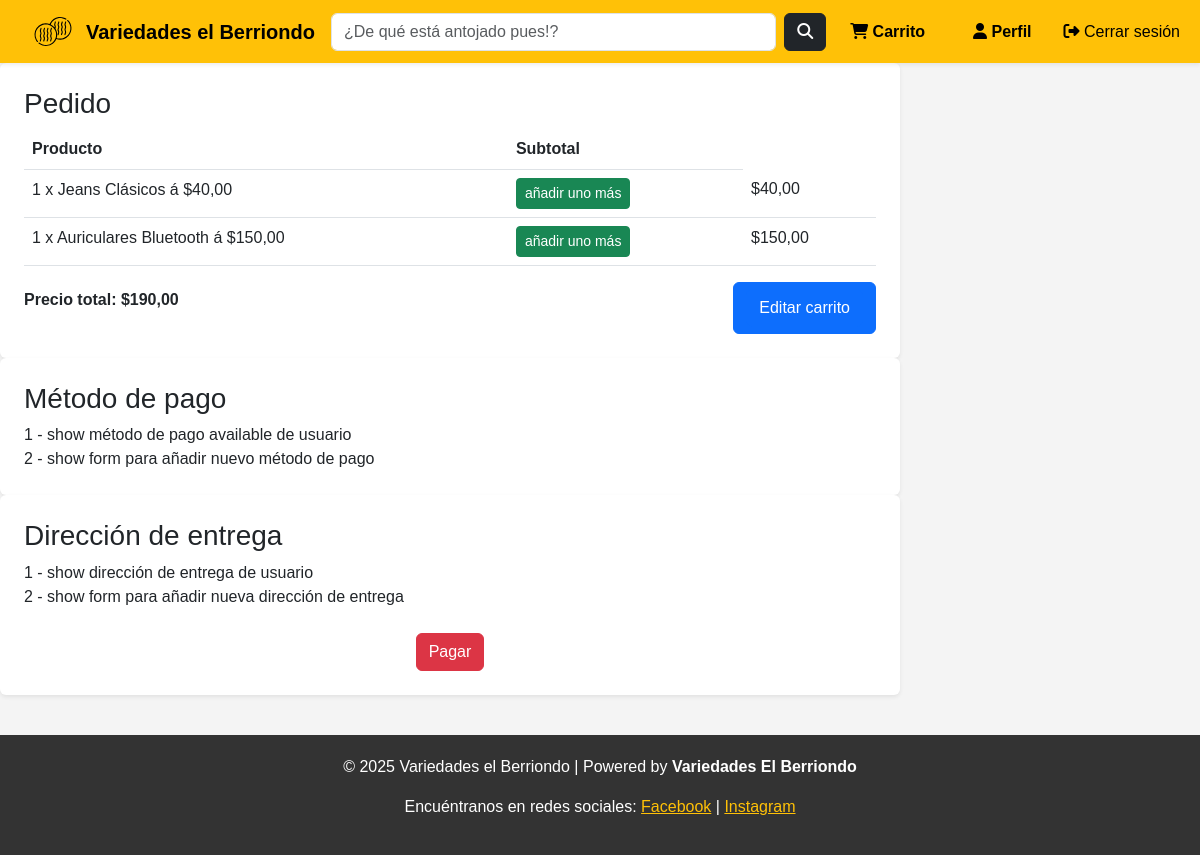
Screenshot of /checkout/ (signed in) with the database file from the repository.
### general/models.py (models this page shows, shortened)
class Carrito(models.Model):
    usuario = models.ForeignKey(User, on_delete=models.CASCADE)
    producto = models.ForeignKey(Producto, on_delete=models.CASCADE)
    cantidad = models.PositiveIntegerField(default=1)
    @property
    def subtotal(self):
        return self.producto.precio * self.cantidad

class Producto(models.Model):
    nombre = models.CharField(max_length=200)
    descripcion = models.TextField(blank=True, null=True)
    precio = models.DecimalField(max_digits=10, decimal_places=2)
    stock = models.PositiveIntegerField(default=0)
    categoria = models.ForeignKey(Categoria, on_delete=models.CASCADE, related_name="productos")
    imagen = models.ImageField(upload_to="productos/", blank=True, null=True)
    fecha_creacion = models.DateTimeField(default=now)

### general/views.py (the view)
# urls.py: path('checkout/', checkout, name='checkout'),
def checkout(request):
    total_price = sum(item.subtotal for item in request.user.carrito_set.all())
    form = PaymentForm()
    if request.method == 'POST':
        form = PaymentForm(request.POST)
        if form.is_valid():
            return redirect('index')
    else:
        form = PaymentForm()
    context = {
        'total_price': total_price,
        'form': form
    }
    return render(request, 'checkout.html', context)

### general/forms.py
class PaymentForm(forms.ModelForm):
    card_number = forms.CharField(widget=forms.NumberInput(attrs={'class': 'form-control'}), label="Número de tarjeta", required=True)
    expiration_date = forms.DateField(widget=forms.DateInput(attrs={'class': 'form-control'}), label="Fecha de expiración", required=True)
    cvv = forms.CharField(widget=forms.NumberInput(attrs={'class': 'form-control'}), label="CVV", required=True)
    class Meta:
        model = UserProfile
        fields = ["card_number", "expiration_date", "cvv"]

### variedadesElBerriendo/templates/checkout.html (shortened to what this page needs)
{% extends 'base.html' %}
{% load static %}
{% block content %}
<div class="col-md-9">
    <div class="main-content tab-content">
        <div class="tab-pane fade show active">
            <section class="profile-section bg-white p-4 rounded shadow-sm">
                <h3>Pedido</h3>
                <table class="table checkout-table">
                    <thead>
                        <tr>
                            <th>Producto</th>
                            <th>Subtotal</th>
                        </tr>
                    <tbody>
                        {% for item in request.user.carrito_set.all %}
                            <tr>
                                <td>{{item.cantidad}} x {{ item.producto.nombre }} á ${{ item.producto.precio }}</td>
                                <td>
                                    <form method="POST" action="{% url 'añadir_otro' item.id %}">
                                        <button type="submit" class="btn btn-success btn-sm">añadir uno más</button>
                                    </form>
                                <td>${{ item.subtotal}}</td>
                            </tr>
                        {% endfor %}
                    </tbody>
                </table>
                <div class="d-flex justify-content-between align-items-center">
                    <p><b>Precio total: ${{ total_price }}</b></p>
                    <div class="btn btn-primary">
                        <a href="{% url 'carrito' %}" class="btn btn-primary">Editar carrito</a>
                    </div>
                </div>
            </section>
            <section class="profile-section bg-white p-4 rounded shadow-sm">
                <h3>Método de pago</h3>
                <div> 1 - show método de pago available de usuario</div>
                <div> 2 - show form para añadir nuevo método de pago</div>
            </section>
            <section class="profile-section bg-white p-4 rounded shadow-sm">
                <h3>Dirección de entrega</h3>
                <div> 1 - show dirección de entrega de usuario</div>
                <div> 2 - show form para añadir nueva dirección de entrega</div>
                <div class="d-flex justify-content-center mt-4">
                    <a href="{% url 'index' %}" class="btn btn-danger">Pagar</a>
                </div>
            </section>
    </div>
</div>
{% endblock %}

### variedadesElBerriendo/static/css/styles.css (style rules this page uses)
body { font-family: 'Arial', sans-serif; margin: 0; padding: 0; background-color: #f4f4f4; }

### rows the page displays
Carrito: cantidad "1", producto.nombre "Jeans Clásicos", producto.precio "40,00", subtotal "40,00"
Carrito: cantidad "1", producto.nombre "Auriculares Bluetooth", producto.precio "150,00", subtotal "150,00"

### other values shown
{{ total_price }} "190,00"
